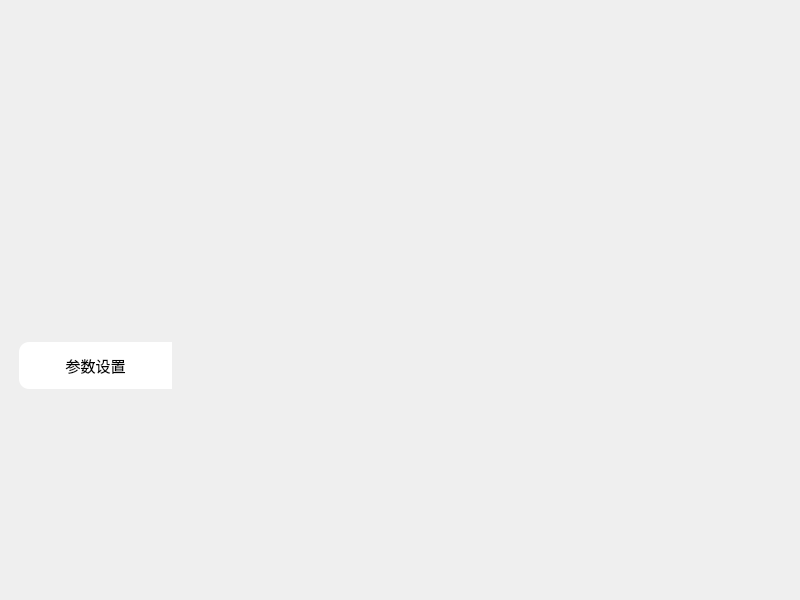
<?xml version="1.0" encoding="UTF-8"?>
<ui version="4.0">
 <class>SetParamGuideWidget</class>
 <widget class="QWidget" name="SetParamGuideWidget">
  <property name="geometry">
   <rect>
    <x>0</x>
    <y>0</y>
    <width>800</width>
    <height>600</height>
   </rect>
  </property>
  <property name="windowTitle">
   <string>Form</string>
  </property>
  <layout class="QVBoxLayout" name="verticalLayout">
   <property name="spacing">
    <number>0</number>
   </property>
   <property name="leftMargin">
    <number>0</number>
   </property>
   <property name="topMargin">
    <number>0</number>
   </property>
   <property name="rightMargin">
    <number>0</number>
   </property>
   <property name="bottomMargin">
    <number>0</number>
   </property>
   <item>
    <widget class="QWidget" name="widget" native="true">
     <widget class="QPushButton" name="pushButton">
      <property name="geometry">
       <rect>
        <x>210</x>
        <y>156</y>
        <width>300</width>
        <height>150</height>
       </rect>
      </property>
      <property name="text">
       <string/>
      </property>
      <property name="flat">
       <bool>true</bool>
      </property>
     </widget>
     <widget class="QLabel" name="label">
      <property name="geometry">
       <rect>
        <x>19</x>
        <y>342</y>
        <width>153</width>
        <height>47</height>
       </rect>
      </property>
      <property name="styleSheet">
       <string notr="true">background-color: rgb(255, 255, 255);
font-size:15px;
border-top-left-radius:10px;
border-bottom-left-radius:10px;

</string>
      </property>
      <property name="text">
       <string>参数设置</string>
      </property>
      <property name="alignment">
       <set>Qt::AlignCenter</set>
      </property>
     </widget>
    </widget>
   </item>
  </layout>
 </widget>
 <resources/>
 <connections/>
</ui>
